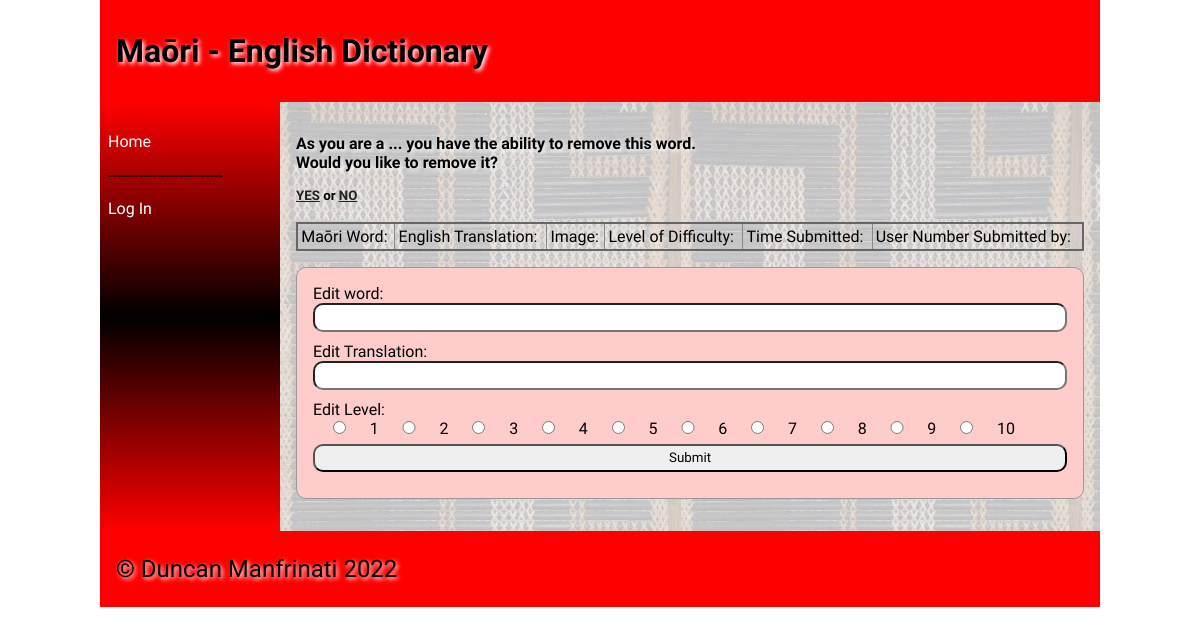
The app's page /word/618, older data.
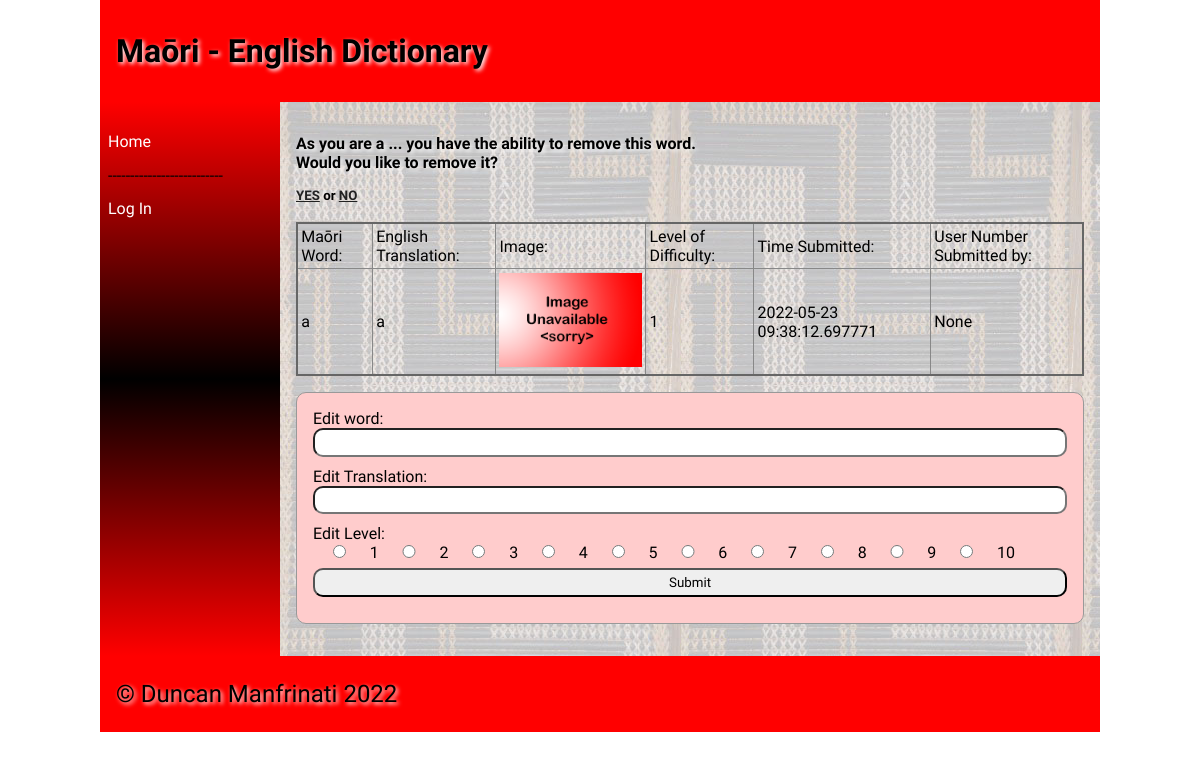
The same page, newer data.
### tables this page shows
CREATE TABLE "dictionary"
(
	id integer
		constraint dictionary_pk
			primary key autoincrement,
	maori varchar(60),
	english varchar(60),
	category_id integer
		references categories,
	definition varchar(900),
	level integer,
	image varchar(60),
	time datetime,
	user_id interger
);

### app.py (the view, shortened to what this page needs)
@app.route("/word/<id>", methods=['POST', 'GET'])
def dictionary(id):
    id = int(id)
    con = create_connection(DATA_BASE)
    query = "SELECT id, maori, english, image, level, time, user_id FROM dictionary WHERE id=?;"
    cur = con.cursor()
    cur.execute(query, (id,))
    word = cur.fetchall()
    con.close()
    return render_template("word.html", logged_in=is_logged_in(), word=word, id=id,
                           categories=categories())

### app.py (called while the page is built)
def create_connection(db_file):
    try:
        connection = sqlite3.connect(db_file)
        connection.execute('pragma foreign_keys=ON')
        return connection
    except Error as e:
        print(e)
    return None

def is_logged_in():
    if session.get("email") is None:
        print("Not Logged In")
        return False
    else:
        print("Logged In")
        return True

def categories():
    con = create_connection(DATA_BASE)
    query = "SELECT id,categories FROM categories"
    cur = con.cursor()
    cur.execute(query, )
    category_ids = cur.fetchall()
    con.close()
    return category_ids

### templates/word.html (shortened to what this page needs)
{% extends 'base.html' %}
{% block heading %}Maōri - English Dictionary{% endblock %}
{% block main %}
<h4>As you are a ... you have the ability to remove this word. <br> Would you like to remove it? <br></h4>
<h5><a href="/word/delete_yes">YES</a> or <a href="/word/delete_no">NO</a></h5>
<br>
<table class="word-table">
    <thead>
    <tr>
        <td>Maōri Word:</td>
        <td>English Translation:</td>
        <td>Image:</td>
        <td>Level of Difficulty:</td>
        <td>Time Submitted:</td>
        <td>User Number Submitted by:</td>
    </tr>
    </thead>
    <tbody>
    {% for words in word %}
    <tr>
        <td><p>{{ words[1] }}</p></td>
        <td><p>{{ words[2] }}</p></td>
        <td width="150"><img src="/static/images/{{ words[3] }}"></td>
        <td><p>{{ words[4] }}</p></td>
        <td><p>{{ words[5] }}</p></td>
        <td><p>{{ words[6] }}</p></td>
    </tr>
    </tbody>
    {% endfor %}
</table>
    <form class="dataForm" method="post" target="dictinary/{{id}}">
    <div class="form-group">
        <div class="form-label">Edit word:</div>
        <div class="form-element"><input type="text" name="edit_maori" id="edit_maori" required></div>
    </div>
    <div class="form-group">
        <div class="form-label">Edit Translation:</div>
        <div class="form-element"><input type="text" name="edit_english" id="edit_english" required></div>
    </div>
    <div class="form-group">
        <div class="form-label">Edit Level:</div>
        {% for i in range(10) %}
            <input type="radio" id="{{ i + 1 }}" name="edit_level" value="{{ i + 1 }}" required>
            <label for="{{ i + 1 }}">{{i + 1}}</label>
        {% endfor %}
    </div>
    <div class="form-group">
        <div class="form-element"><input type="submit" value="Submit"></div>
    </div>
    </form>
{% endblock %}

Row changes from the older to the newer data that the page shows:
added dictionary: maori "a", english "a", image (placeholder picture), level "1", time "2022-05-23 09:38:12.697771", words "None"
